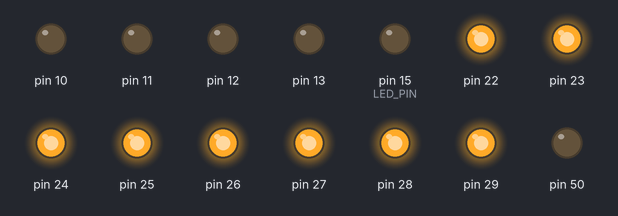
The sketch below on a simulated Arduino Mega 2560, built for the host (arithmetic inside an expression is 32-bit, double 64-bit). Parts: output pins drawn as LEDs (lit = HIGH). Pins used as bus, display or sensor lines are not drawn.

Above: at 0.2 s.
Timing chart, 0 to 1.7 s (numbered marks = the images above):
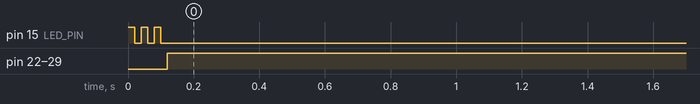

The sketch:

demo_firmware.ino
```cpp
#include<avr/io.h>
#include<avr/interrupt.h>
#include<stdbool.h>

uint8_t vram[64] = {
  0xff, 0xff, 0xff, 0xff, 0xff, 0xff, 0xff, 0xff,
  0xff, 0xff, 0xff, 0xff, 0xff, 0xff, 0xff, 0xff,
  0xff, 0xff, 0xff, 0xff, 0xff, 0xff, 0xff, 0xff,
  0xff, 0xff, 0xff, 0xff, 0xff, 0xff, 0xff, 0xff,
  0xff, 0xff, 0xff, 0xff, 0xff, 0xff, 0xff, 0xff,
  0xff, 0xff, 0xff, 0xff, 0xff, 0xff, 0xff, 0xff,
  0xff, 0xff, 0xff, 0xff, 0xff, 0xff, 0xff, 0xff,
  0xff, 0xff, 0xff, 0xff, 0xff, 0xff, 0xff, 0xff
};

uint8_t vram_addr_map[8] = {
  0x01, 0x02, 0x04, 0x08, 0x80, 0x40, 0x20, 0x10
};

uint8_t cur_layer = 0;

ISR(TIMER1_COMPA_vect){
  PORTC = 0x00;
  for(uint8_t i = 0; i < 8; i++){
    PORTA = vram[cur_layer * 8 + i];
    delayMicroseconds(1);
    PORTC = vram_addr_map[i];
    delayMicroseconds(1);
    PORTC = 0x00;
  }

  PORTB = 1 << cur_layer;
  delayMicroseconds(520);
  PORTB = 0;

  if(++cur_layer >= 8) cur_layer = 0;
}

void setup_refresh_task(){
  TCCR1A = 0x0;
  TCCR1B = 0x03 | _BV(WGM12);
  OCR1A = 0xff;
  TIMSK |= _BV(OCIE1A);

  sei();
}

void set_voxel(uint8_t x, uint8_t y, uint8_t z){
  uint8_t addr = (z % 8) * 8 + (y % 8);
  vram[addr] |= (1 << (x % 8));
}

void reset_voxel(uint8_t x, uint8_t y, uint8_t z){
  uint8_t addr = (z % 8) * 8 + (y % 8);
  vram[addr] &= ~(1 << (x % 8));
}

uint8_t get_voxel(uint8_t x, uint8_t y, uint8_t z){
  uint8_t addr = (z % 8) * 8 + (y % 8);
  return (vram[addr] >> (x % 8)) & 0x01;
}

uint8_t LED_PIN = 15;

void init_cube(){
  DDRA = 0xff; DDRB = 0xff; DDRC = 0xff;

  PORTA = 0xff;
  PORTB = 0x00; //Turn all layers display off.

  PORTC = 0x00;
  PORTC = 0xff;

  //Write to all vram chip.
  PORTC = 0x00;
  delayMicroseconds(1);
  PORTC = 0xff;

  //Reset clock bus
  PORTC = 0x00;
}
void setup() {
  // put your setup code here, to run once:
  pinMode(LED_PIN, OUTPUT);

  for(uint8_t i = 0; i < 3; i++){
    digitalWrite(LED_PIN, HIGH);
    delay(20);
    digitalWrite(LED_PIN, LOW);
    delay(20);
  }

  init_cube();

  setup_refresh_task();

  test_voxel();
}


void loop() {


}

void fill_vram(){
  for(uint8_t i; i < 64; i++)
    vram[i] = 0xff;
}

void test_voxel(){
  fill_vram();

  uint8_t x = 0;
  uint8_t y = 0;
  uint8_t z = 0;

  bool s_reset = true;

  while(1){
    if(s_reset) reset_voxel(x++,y,z);
    else set_voxel(x++,y,z);

    if(x >= 8){x = 0; y++;}
    if(y >= 8){y = 0; z++;}
    if(z >= 8){z = 0; s_reset = !s_reset;}

    delay(10);
  }
}
```

Measured:
- by itself, pin 15 (LED_PIN): alternates HIGH for 0.02 s and LOW for 0.02 s, 6 changes in all, then stays LOW
- by itself, pin 22–29: LOW → HIGH at 0.12 s
